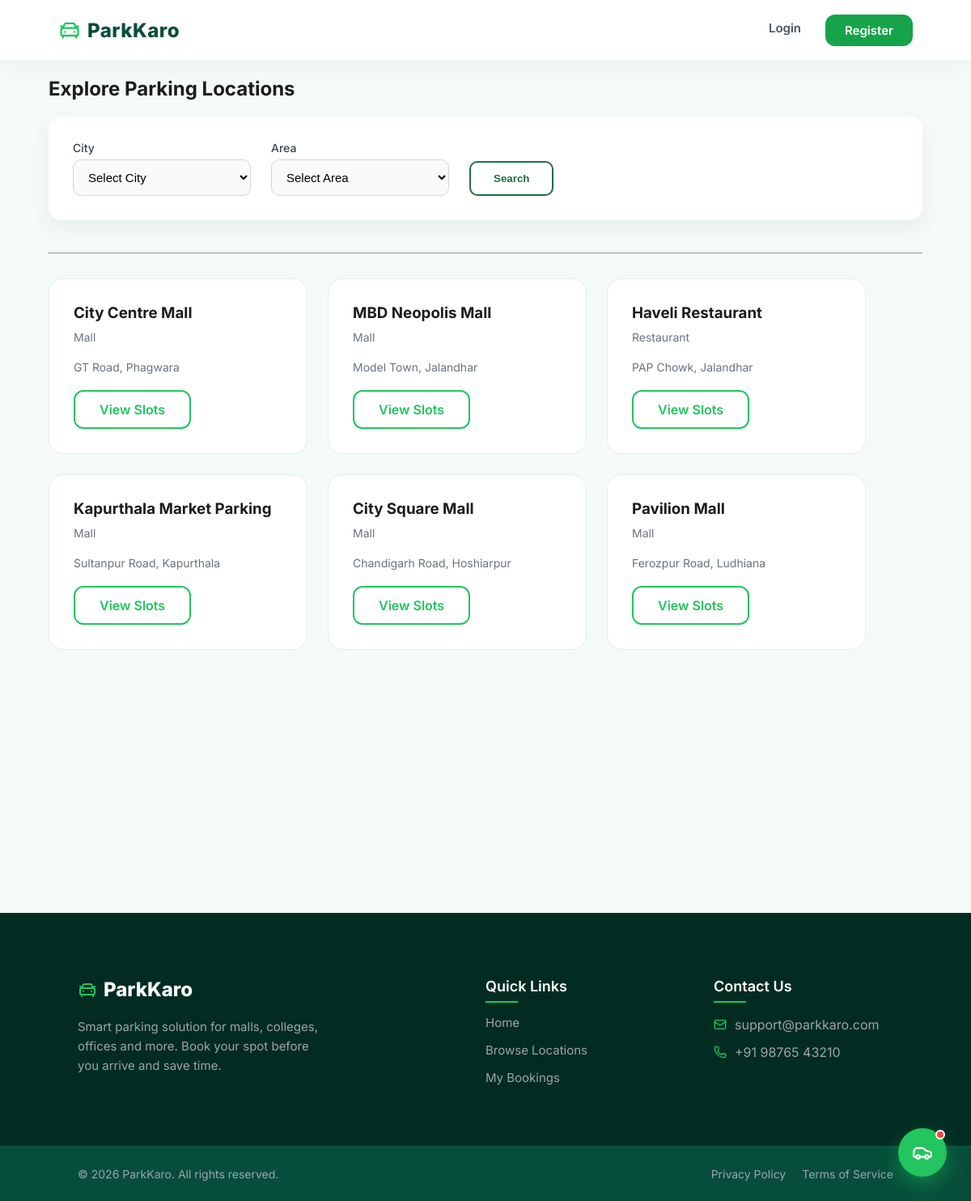
/explore/, run on the app's committed database.
### parking/models.py (models this page shows, shortened)
class Location(models.Model):
    LOCATION_TYPES = [
        ('Mall', 'Mall'),
        ('Hotel', 'Hotel'),
        ('College', 'College'),
        ('Office', 'Office'),
        ('Restaurant', 'Restaurant'),
    ]
    city = models.CharField(max_length=100)
    area = models.CharField(max_length=100)
    name = models.CharField(max_length=200)
    location_type = models.CharField(max_length=50, choices=LOCATION_TYPES)

### parking/views.py (the view)
# urls.py: path('explore/', views.explore_locations, name='explore_locations'),
def explore_locations(request):
    city = request.GET.get('city')
    area = request.GET.get('area')
    locations = Location.objects.all()
    if city:
        locations = locations.filter(city=city)
    if area:
        locations = locations.filter(area=area)
    cities = Location.objects.values_list('city', flat=True).distinct()
    if city:
        areas = Location.objects.filter(city=city).values_list('area', flat=True).distinct()
    else:
        areas = Location.objects.values_list('area', flat=True).distinct()
    context = {
        'locations': locations,
        'cities': cities,
        'areas': areas,
        'selected_city': city,
        'selected_area': area,
    }
    return render(request, 'explore.html', context)

### templates/explore.html (shortened to what this page needs)
{% extends 'base.html' %}
{% block content %}
<br>
<h2 style="margin-bottom:20px;">Explore Parking Locations</h2>
<div class="filter-section ">
    <form method="GET" class="filter-form ">
        <div class="filter-group ">
            <label>City</label>
            <select name="city" onchange="this.form.submit()">
                <option value="">Select City</option>
            </select>
        </div>
        <div class="filter-group">
            <label>Area</label>
            <select name="area">
                <option value="">Select Area</option>
            </select>
        </div>
        <button type="submit" class="btn-filter">
            Search
        </button>
    </form>
</div>
<hr style="margin-bottom:30px;">
<div class="card-grid">
    {% for location in locations %}
        <div class="card reveal">
            <h3>{{ location.name }}</h3>
            <p>{{ location.location_type }}</p>
            <p class="location-meta">
                {{ location.area }}, {{ location.city }}
            </p>
            <a href="{% url 'view_slots' location.id %}"
               class="btn-outline">
                View Slots
            </a>
        </div>
    {% empty %}
        <p>No locations found.</p>
    {% endfor %}
</div>
{% endblock %}

### static/css/style.css (style rules this page uses)
* { margin: 0; padding: 0; box-sizing: border-box; }
html { scroll-behavior:smooth; }
.reveal { opacity: 0; transform: translateY(60px); transition: all 0.8s ease; }
.reveal.active { opacity: 1; transform: translateY(0px); }
body { font-family: 'Inter', sans-serif; background: #F4FBF6; color: #1C1C1C; scroll-behavior: smooth; }
.card-grid { display: grid; grid-template-columns: repeat(auto-fit, minmax(260px, 320px)); gap: 25px; justify-content:left; }
.card { background: white; padding: 30px; border-radius: 18px; border: 1px solid #E0EFE5; transition: all 0.4s ease; position: relative; overflow: hidden; }
.card::before { content: ''; position: absolute; top: 0; left: 0; width: 100%; height: 4px; background: #22c55e; transform: scaleX(0); transform-origin: left; transition: transform 0.4s ease; }
.card h3 { margin-bottom: 10px; }
.card p { color: #6B7280; font-size: 14px; margin-bottom: 20px; }
.btn-outline { border: 1px solid #1F6F43; color: #1F6F43; padding: 8px 18px; border-radius: 6px; text-decoration: none; transition: 0.3s; }
.btn-outline { border: 2px solid #22c55e; padding: 12px 30px; border-radius: 12px; text-decoration: none; color: #22c55e; font-weight: 600; transition: all 0.3s ease; display: inline-block; }
.filter-section { background: white; padding: 30px; border-radius: 16px; box-shadow: 0 10px 25px rgba(0,0,0,0.05); margin-bottom: 40px; }
.filter-form { display: flex; gap: 25px; align-items: end; flex-wrap: wrap; }
.filter-group { display: flex; flex-direction: column; min-width: 220px; }
.filter-group label { font-size: 14px; margin-bottom: 6px; font-weight: 500; color: #374151; }
.filter-group select { padding: 12px 14px; border-radius: 10px; border: 1px solid #d1d5db; font-size: 15px; background: #f9fafb; transition: 0.3s; }
.btn-filter { background: white; color: #1F6F43; padding: 12px 28px; border: 2px solid #1F6F43; border-radius: 10px; font-weight: 600; cursor: pointer; transition: all 0.3s ease; }
.btn-outline { transition: all 0.3s ease !important; display: inline-block !important; }
.card { transition: all 0.4s ease !important; position: relative !important; overflow: hidden !important; }

### data on the page
Location: name "City Centre Mall", location_type "Mall", area "GT Road", city "Phagwara"
Location: name "MBD Neopolis Mall", location_type "Mall", area "Model Town", city "Jalandhar"
Location: name "Haveli Restaurant", location_type "Restaurant", area "PAP Chowk", city "Jalandhar"
Location: name "Kapurthala Market Parking", location_type "Mall", area "Sultanpur Road", city "Kapurthala"
Location: name "City Square Mall", location_type "Mall", area "Chandigarh Road", city "Hoshiarpur"
Location: name "Pavilion Mall", location_type "Mall", area "Ferozpur Road", city "Ludhiana"
